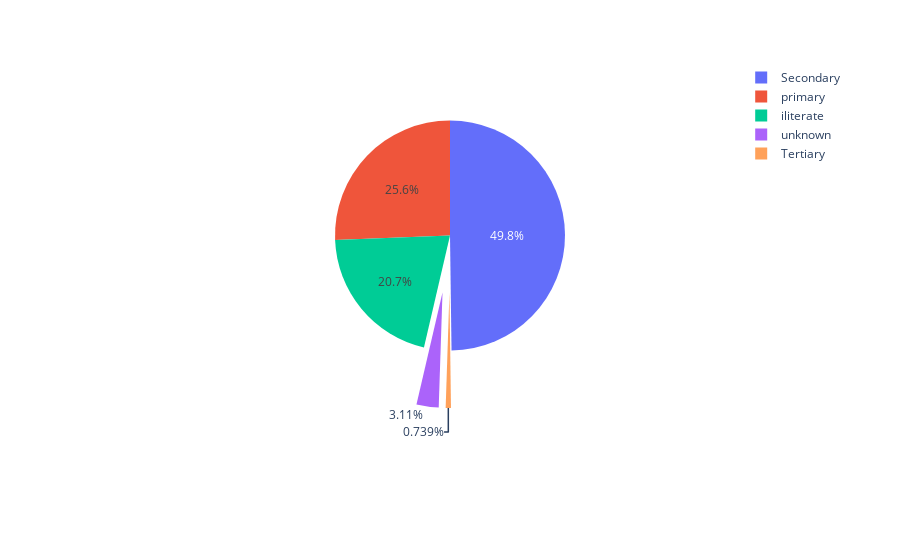

Source (notebook cell):
### Code cell
fig = go.Figure(data=[go.Pie(labels=df3.index, values=df3.values, pull=[0,0,0,0.5,0.5])])
fig.update_layout(margin=dict(t=0, b=0, l=0, r=0))
fig.show()

### Figure 1 — Plotly figure (JSON) as saved in the notebook; plotly's stock layout.template omitted (floating-point values rounded to 4 significant figures)
{"data": [{"labels": ["Secondary", "primary", "iliterate", "unknown", "Tertiary"], "pull": [0, 0, 0, 0.5, 0.5], "type": "pie", "values": [1280, 659, 533, 80, 19]}], "layout": {"margin": {"b": 0, "l": 0, "r": 0, "t": 0}}}
